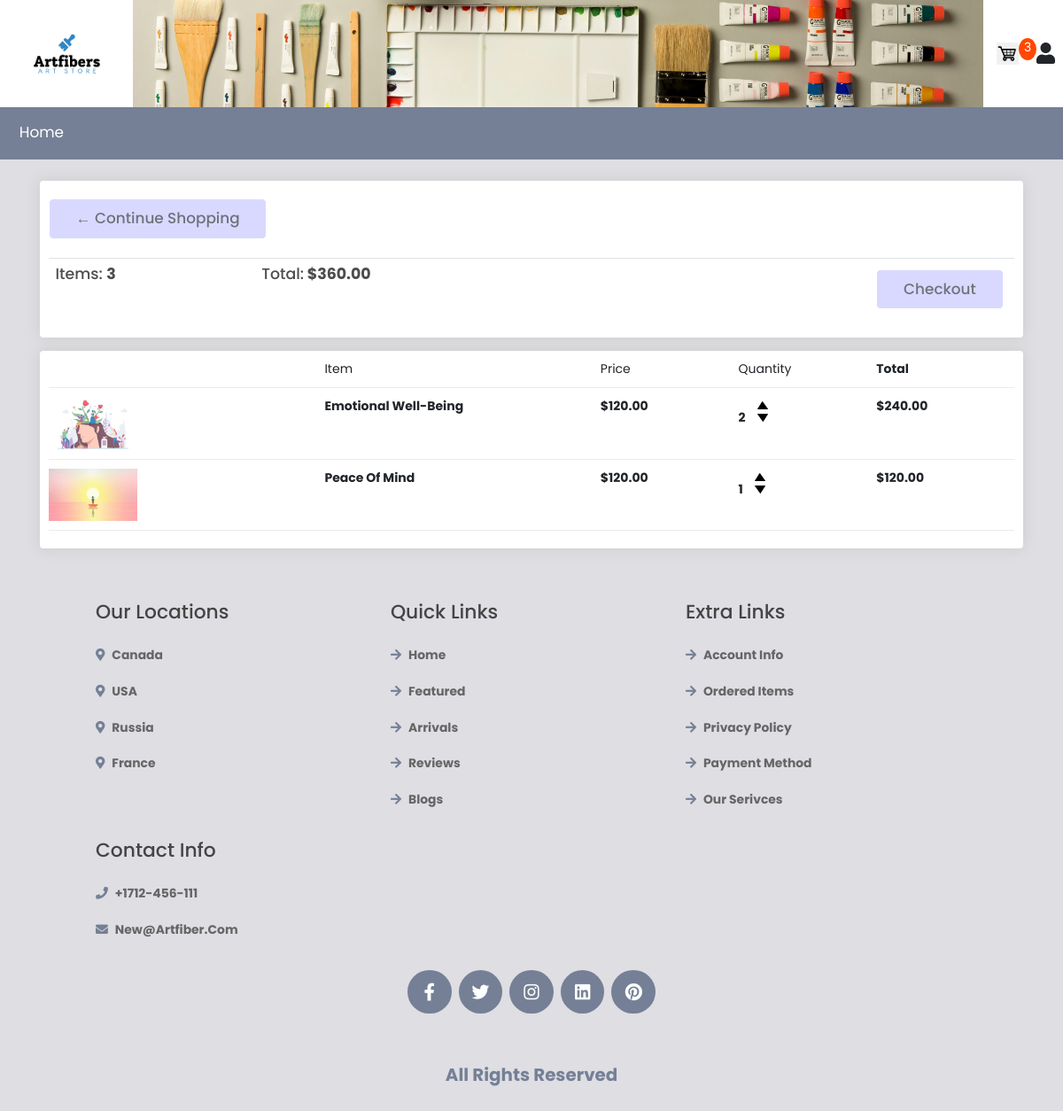
/cart/ (signed in), run on an earlier commit of the app's database.
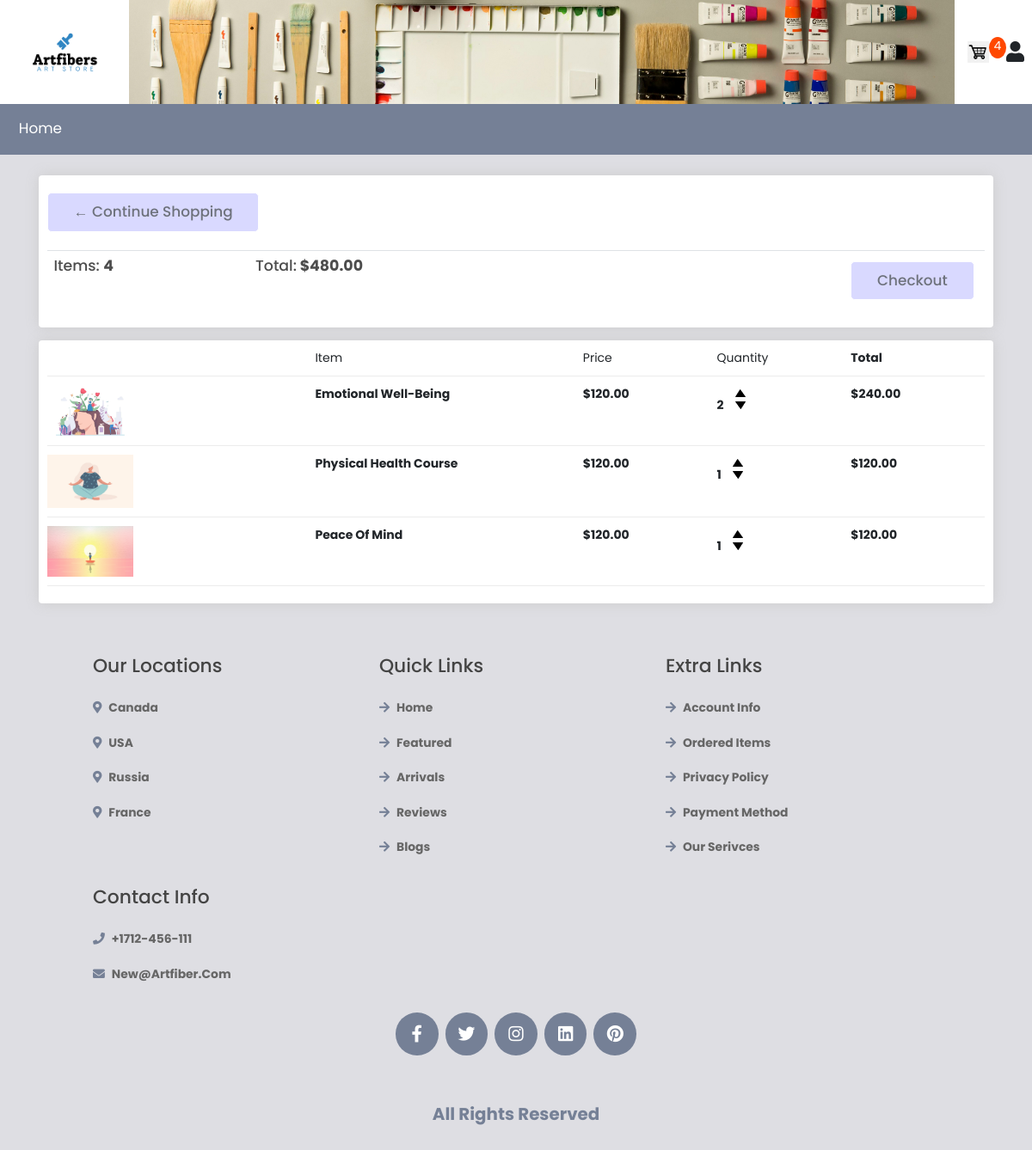
And on a later commit of the database.
### store/models.py (models this page shows, shortened)
class Order(models.Model):
    customer = models.ForeignKey(
        Customer, on_delete=models.SET_NULL, null=True, blank=True)
    date_ordered = models.DateTimeField(auto_now_add=True)
    complete = models.BooleanField(default=False)
    transaction_id = models.CharField(max_length=100, null=True)
    @property
    def get_cart_total(self):
        orderitems = self.orderitem_set.all()
        total = sum([item.get_total for item in orderitems])
        return total
    @property
    def get_cart_items(self):
        orderitems = self.orderitem_set.all()
        total = sum([item.quantity for item in orderitems])
        return total

class OrderItem(models.Model):
    product = models.ForeignKey(Product, on_delete=models.SET_NULL, null=True)
    order = models.ForeignKey(Order, on_delete=models.SET_NULL, null=True)
    quantity = models.IntegerField(default=0, null=True, blank=True)
    date_added = models.DateTimeField(auto_now_add=True)
    @property
    def get_total(self):
        return self.quantity*self.product.price

class Product(models.Model):
    name = models.CharField(max_length=200)
    price = models.DecimalField(max_digits=7, decimal_places=2)
    digital = models.BooleanField(
        default=False, null=True, blank=True)  # doesn't require shipment
    image = models.ImageField(null=True, blank=True)
    @property
    def imageURL(self):
        try:
            url = self.image.url
        except:
            url = ''
        return url

### store/views.py (the view)
# urls.py: path('cart/', views.cart, name="cart"),
def cart(request):
    data = cartData(request)
    cartItems = data['cartItems']
    order = data['order']
    items = data['items']
    context = {'items': items, 'order': order, 'cartItems': cartItems}
    return render(request, 'store/Cart.html', context)

### store/cartdata.py (called while the page is built)
def cartData(request):
    if request.user.is_authenticated:
        customer = request.user.customer
        order, created = Order.objects.get_or_create(
            customer=customer, complete=False)
        items = order.orderitem_set.all()
        cartItems = order.get_cart_items
    else:
        cookieData = cookieCart(request)
        cartItems = cookieData['cartItems']
        order = cookieData['order']
        items = cookieData['items']
    return {'cartItems': cartItems, 'order': order, 'items': items}

### store/templates/store/Cart.html
{% extends 'store/main.html'%} {% load static %} {% block content%}
<div class="row">
  <div class="col-lg-12">
    <div class="box-element">
      <a class="btn btn-outline-dark" href="{% url 'store' %}"
        >&#x2190; Continue Shopping</a
      >
      <br />
      <br />
      <table class="table">
        <tr>
          <th>
            <h3>Items: <strong>{{order.get_cart_items}}</strong></h3>
          </th>
          <th>
            <h3>Total:<strong> ${{order.get_cart_total}}</strong></h3>
          </th>
          <th>
            <a
              style="float: right; margin: 5px"
              class="btn btn-success"
              href="{% url 'checkout' %}"
              >Checkout</a
            >
          </th>
        </tr>
      </table>
    </div>
    <br />
    <div class="box-element">
        <div class="cart-row">
            <div style="flex:2"></div>
            <div style="flex:2">Item</div>
            <div style="flex:1">Price</div>
            <div style="flex:1">Quantity</div>
            <div style="flex:1"><strong>Total</div>
        </div>
        {% for item in items %}
        <div class="cart-row">
            <div style="flex:2"><img class="row-image" src="{{item.product.imageURL}}" alt=""></div>
            <div style="flex:2">{{item.product.name}}</div>
            <div style="flex:1">${{item.product.price|floatformat:2}}</div>
            <div style="flex:1">
                <p class="quantity">{{item.quantity}}</p>
                <div class="quantity">
                    <img data-product="{{item.product.id}}" data-action="add" class="chg-quantity update-cart" src="{% static  'images/arrow-up.png' %}">
                    <img data-product="{{item.product.id}}" data-action="remove" class="chg-quantity update-cart" src="{% static  'images/arrow-down.png' %}">
                </div>
            </div>
            <div style="flex:1">${{item.get_total}}</div>
        </div>
        {% endfor %}
    </div>
  </div>
</div>
{% endblock content%}

What changed in the data, as far as the page shows it:
computed for Order: get_cart_items "3" → "4"; get_cart_total "360.00" → "480.00"
added OrderItem: product.imageURL (picture), product.name "Physical Health Course", product.price "120.00", quantity "1", get_total "120.00"
Also different on the page:
{{ cartItems }}: "3" → "4"
